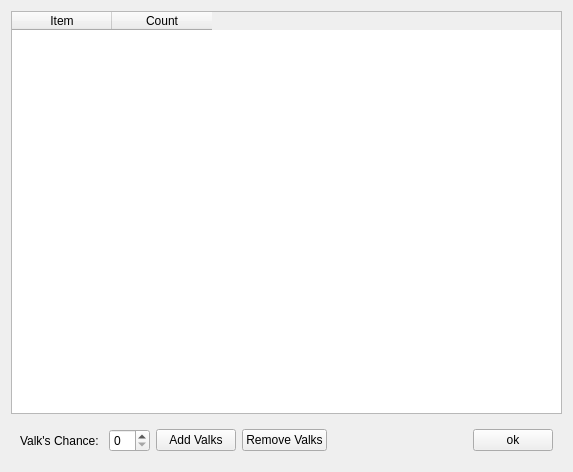
<?xml version="1.0" encoding="UTF-8"?>
<ui version="4.0">
 <class>dlg_Manage_Valks</class>
 <widget class="QDialog" name="dlg_Manage_Valks">
  <property name="geometry">
   <rect>
    <x>0</x>
    <y>0</y>
    <width>573</width>
    <height>472</height>
   </rect>
  </property>
  <property name="windowTitle">
   <string>Manage Valks Failstacks</string>
  </property>
  <layout class="QVBoxLayout" name="verticalLayout">
   <item>
    <widget class="QTableWidget" name="tableWidget">
     <property name="editTriggers">
      <set>QAbstractItemView::NoEditTriggers</set>
     </property>
     <property name="sortingEnabled">
      <bool>true</bool>
     </property>
     <attribute name="verticalHeaderVisible">
      <bool>false</bool>
     </attribute>
     <column>
      <property name="text">
       <string>Item</string>
      </property>
     </column>
     <column>
      <property name="text">
       <string>Count</string>
      </property>
     </column>
    </widget>
   </item>
   <item>
    <widget class="QWidget" name="widget" native="true">
     <layout class="QHBoxLayout" name="horizontalLayout">
      <item>
       <widget class="QLabel" name="lblValksChance">
        <property name="text">
         <string>Valk's Chance: </string>
        </property>
       </widget>
      </item>
      <item>
       <widget class="QSpinBox" name="spinFS"/>
      </item>
      <item>
       <widget class="QPushButton" name="cmdAdd">
        <property name="text">
         <string>Add Valks</string>
        </property>
        <property name="autoDefault">
         <bool>false</bool>
        </property>
       </widget>
      </item>
      <item>
       <widget class="QPushButton" name="cmdRemove">
        <property name="text">
         <string>Remove Valks</string>
        </property>
        <property name="autoDefault">
         <bool>false</bool>
        </property>
       </widget>
      </item>
      <item>
       <spacer name="horizontalSpacer">
        <property name="orientation">
         <enum>Qt::Horizontal</enum>
        </property>
        <property name="sizeHint" stdset="0">
         <size>
          <width>291</width>
          <height>20</height>
         </size>
        </property>
       </spacer>
      </item>
      <item>
       <widget class="QPushButton" name="cmdOk">
        <property name="text">
         <string>ok</string>
        </property>
        <property name="autoDefault">
         <bool>false</bool>
        </property>
       </widget>
      </item>
     </layout>
    </widget>
   </item>
  </layout>
 </widget>
 <resources/>
 <connections/>
</ui>
